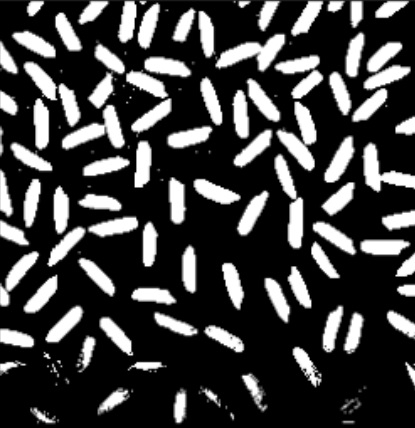
#> input picture data/graos.jpg, 415 x 428 px, found by its file name
$ jupyter execute --allow-errors solution.ipynb   (shell and % lines are left out)
#> lines starting #> are read from the running program, lines starting #| are printed output that depends on the picture; after the words box and inside, x2 and y2 are one past the last pixel; in counts of white or black regions, pixels touching at a corner belong together
# Prova – Projetista de Sistemas Embarcados ML (Mobit)

- Q1: OpenCV (contagem por contornos)
- Q2.1: YOLOv8 (contagem de pessoas)
- Q2.2: Classificador BMW-10 (3,4,5 e Outros)

[cell 1]

import os
import cv2
import numpy as np
import matplotlib.pyplot as plt
import tarfile
import pandas as pd
import scipy.io as sio
import torch
import torch.nn as nn
import torch.optim as optim

os.makedirs("outputs", exist_ok=True)
print("OK: deps + outputs/")

## Q1 — OpenCV (Contagem de objetos)

[cell 2]
from google.colab.patches import cv2_imshow

# 1. Leitura da imagem
img = cv2.imread("/content/graos.jpg")
#> img is the input picture: shape (428, 415, 3); min 0, max 255, mean 64.3

if img is None:
    print("Erro: Faça o upload da imagem 'graos.png' no menu lateral do Colab.")
else:
    result_img = img.copy()
    gray = cv2.cvtColor(img, cv2.COLOR_BGR2GRAY)

    # 2. Binarização com OTSU
    ret, thresh = cv2.threshold(gray, 0, 255, cv2.THRESH_BINARY + cv2.THRESH_OTSU)
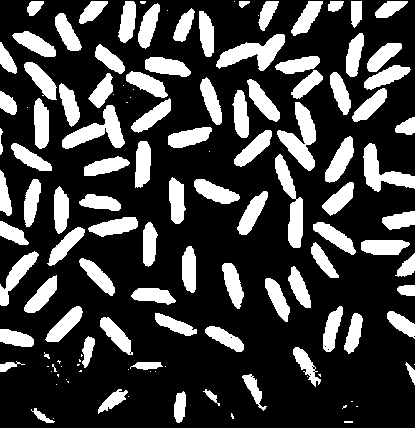
#> thresh: shape (428, 415); 25.3% white; 130 white regions (38 under 20 px), largest, box (x1, y1, x2, y2) and area: (277, 102, 316, 171) 1229, (216, 34, 285, 71) 1165, (62, 105, 125, 149) 1148
#> ret = 120

    # 3. Limpeza morfológica
    kernel = np.ones((3, 3), np.uint8)
    opening = cv2.morphologyEx(thresh, cv2.MORPH_OPEN, kernel, iterations=1)
#> opening: shape (428, 415); 25.1% white; 95 white regions (4 under 20 px), largest, box (x1, y1, x2, y2) and area: (277, 102, 316, 171) 1229, (216, 34, 285, 71) 1162, (62, 105, 125, 149) 1148

    # 4. Fundo com certeza
    sure_bg = cv2.dilate(opening, kernel, iterations=2)
#> sure_bg: shape (428, 415); 38.1% white; 73 white regions, largest, box (x1, y1, x2, y2) and area: (22, 43, 193, 151) 8244, (214, 32, 325, 173) 4889, (328, 41, 412, 124) 3227

    # 5. Transformada de Distância
    dist_transform = cv2.distanceTransform(opening, cv2.DIST_L2, 5)
    ret, sure_fg = cv2.threshold(dist_transform, 0.52 * dist_transform.max(), 255, 0)
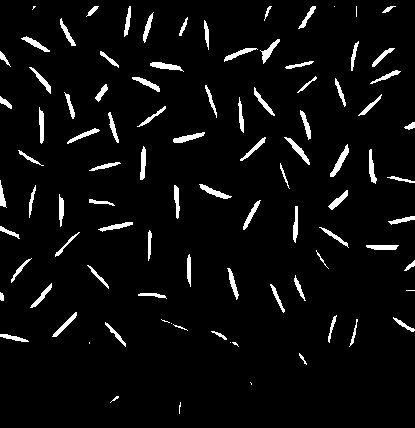
#> sure_fg: shape (428, 415) float32; 4.7% white; 94 white regions (12 under 20 px), largest, box (x1, y1, x2, y2) and area: (330, 144, 349, 177) 187, (150, 62, 184, 72) 165, (284, 137, 310, 165) 165
#> ret = 5.09

    # 6. Área desconhecida
    sure_fg = np.uint8(sure_fg)
    unknown = cv2.subtract(sure_bg, sure_fg)
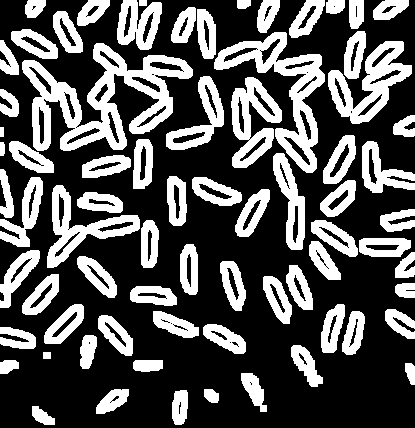
#> unknown: shape (428, 415); 33.4% white; 73 white regions, largest, box (x1, y1, x2, y2) and area: (22, 43, 193, 151) 7035, (214, 32, 325, 173) 4157, (328, 41, 412, 124) 2806

    # 7. Marcadores
    ret, markers = cv2.connectedComponents(sure_fg)
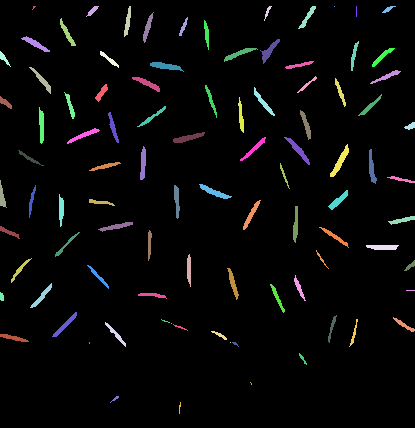
#> markers: shape (428, 415) int32; 95 distinct labels, from 0 to 94; one colour per label, 0 black
#> ret = 95
    markers = markers + 1
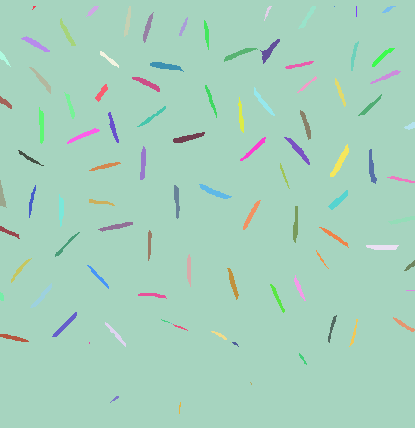
#> markers: shape (428, 415) int32; 95 distinct labels, from 1 to 95; one colour per label, 0 black
    markers[unknown == 255] = 0
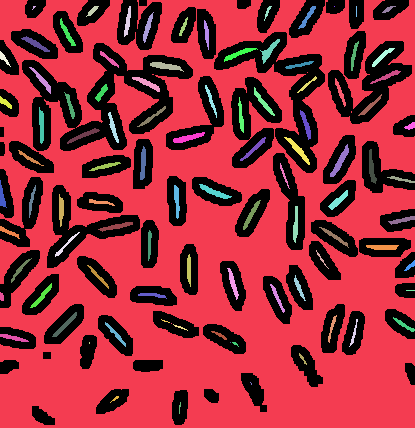
#> markers: shape (428, 415) int32; 96 distinct labels, from 0 to 95; one colour per label, 0 black

    # 8. Aplica Watershed
    markers = cv2.watershed(img, markers)
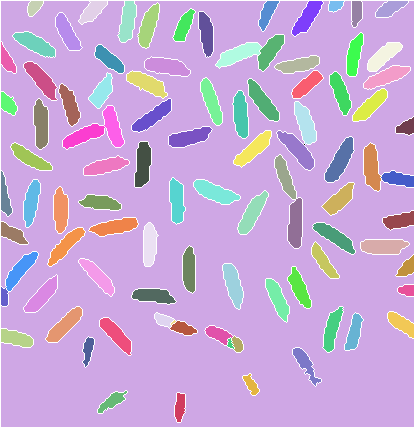
#> markers: shape (428, 415) int32; 97 distinct labels, from -1 to 95; one colour per label, 0 black, -1 white

    # 9. FILTRAGEM POR ÁREA
    AREA_MINIMA = 100
    AREA_MAXIMA = 1300

    graos_validos_count = 0

    # O Watershed numera os objetos de 2 em diante
    for marker_id in range(2, markers.max() + 1):

        # Cria uma máscara binária (preto e branco) apenas para o objeto atual
        mask = np.uint8(markers == marker_id) * 255

        # Conta quantos pixels brancos existem nessa máscara
        area = cv2.countNonZero(mask)

        # Verifica se o objeto tem o tamanho de um grão real
        if AREA_MINIMA < area < AREA_MAXIMA:
            graos_validos_count += 1

            # Desenha um contorno apenas nos grãos aprovados
            contours, _ = cv2.findContours(mask, cv2.RETR_EXTERNAL, cv2.CHAIN_APPROX_SIMPLE)
            cv2.drawContours(result_img, contours, -1, (0, 0, 255), 1)
#> this loop made 94 passes
#> area on passes 1 to 12: 155, 336, 492, 302, 499, 123, 225, 312, 521, 354, 485, 464
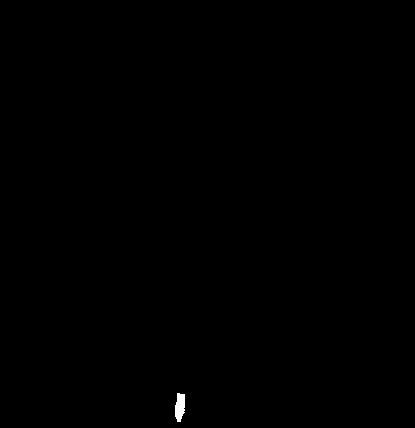
#> mask: shape (428, 415); 0.13% white; 1 white region, box (x1, y1, x2, y2) and area: (175, 393, 185, 422) 228
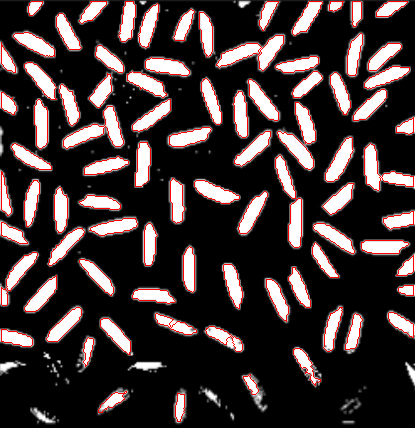
#> result_img: shape (428, 415, 3); mean B, G, R 55.2, 55.2, 66.1
#> after the loop, graos_validos_count = 92

    print(f"Total de grãos válidos após filtragem: {graos_validos_count}\n")
#| Total de grãos válidos após filtragem: 92

    # Escreve a contagem na imagem
    texto = f"Graos Validos: {graos_validos_count}"
#> texto = 'Graos Validos: 92'
    cv2.putText(result_img, texto, (15, 35), cv2.FONT_HERSHEY_SIMPLEX, 0.8, (0, 255, 0), 2)
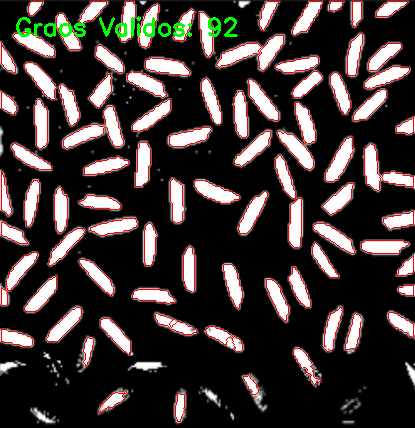
#> result_img: shape (428, 415, 3); 0.83% of pixels changed, all inside (x1, y1, x2, y2) = (16, 16, 238, 37)

    # Salva a imagem final na pasta outputs/
    out_path = "outputs/graos_output.png"
    ok = cv2.imwrite(out_path, result_img)

    if not ok:
        print("Erro: não consegui salvar a imagem.")
    else:
        print(f"Imagem salva em: {out_path}")

    # Exibe a imagem processada
    cv2_imshow(result_img)

## Q2.1 — YOLOv8 (Contagem de pessoas)

[cell 3]
from ultralytics import YOLO
from google.colab.patches import cv2_imshow

# 1. Carrega o modelo
#> (the rest of this cell did not finish here and is left out)

## Q2.2 — Classificador BMW-10

### Config + seeds + device

[cell 4]
from PIL import Image
from torch.utils.data import Dataset, DataLoader, WeightedRandomSampler
from torchvision import transforms, models
from sklearn.metrics import confusion_matrix, classification_report, f1_score

ficheiro_tgz = "/content/bmw10_release.tgz"
extract_dir  = "./bmw10_data"
ficheiro_mat = "/content/bmw10_data/bmw10_annos.mat"

seed = 42
VAL_FRAC_FROM_TRAIN = 0.15

BATCH_TRAIN = 32
BATCH_EVAL  = 64

EPOCHS_HEAD = 5
EPOCHS_FT   = 25
PATIENCE    = 6

LR_HEAD = 1e-3
LR_FT   = 2e-4

USE_BBOX_CROP = True
LABEL_SMOOTH  = 0.05

class_names = ["Outros", "Classe 3", "Classe 4", "Classe 5"]
KEEP_MAP = {3: 1, 4: 2, 5: 3}  # Outros = 0

# Reprodutibilidade básica
torch.manual_seed(seed)
#> (this line was passed over: torch is not available in this run)
